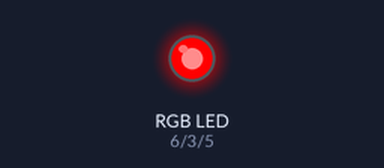
Simulated run of this sketch. Board: Arduino Uno, built with avr-gcc and run on an emulated ATmega328P. Parts: an RGB LED mixed from three pins (HIGH = lit).

Above: at 0.05 s.
At 1.35 s:
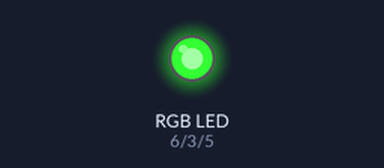
At 2.6 s:
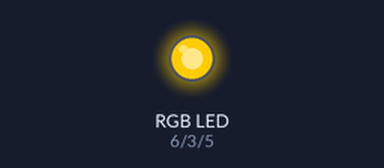
Timing chart, 0 to 6.0 s (numbered marks = the images above):
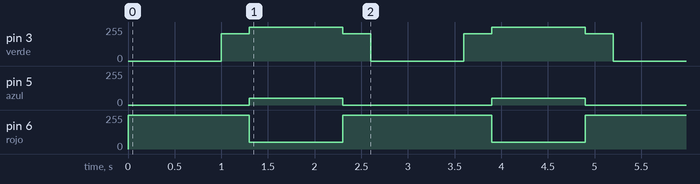

The sketch:

semaforo_rgb_proto.ino
```cpp
/*
 * Semáforo RGB en proto
 * David Guzmán
 * 12 de julio de 2021
 *
 * Código generado usando TinkerCad.
 *
 * Usando LED RGB de cátodo común.
 *
 */
void setup()
{
  pinMode(6, OUTPUT); //rojo
  pinMode(3, OUTPUT); //verde
  pinMode(5, OUTPUT); //azul
}

void loop()
{
  analogWrite(6, 255);
  analogWrite(3, 0);
  analogWrite(5, 0);
  delay(1000); // Wait for 1000 millisecond(s)
  analogWrite(6, 255);
  analogWrite(3, 204);
  analogWrite(5, 0);
  delay(300); // Wait for 300 millisecond(s)
  analogWrite(6, 51);
  analogWrite(3, 255);
  analogWrite(5, 51);
  delay(1000); // Wait for 1000 millisecond(s)
  analogWrite(6, 255);
  analogWrite(3, 204);
  analogWrite(5, 0);
  delay(300); // Wait for 300 millisecond(s)
}
```

Measured:
- by itself, pin 3 (verde): repeats every 2.6 s: 255/255 1.0 s, 204/255 0.30 s, 0/255 1.0 s, 204/255 0.30 s
- by itself, pin 5 (azul): alternates 51/255 for 1.0 s and 0/255 for 1.6 s
- by itself, pin 6 (rojo): repeats every 2.6 s: 51/255 1.0 s, 255/255 1.6 s
